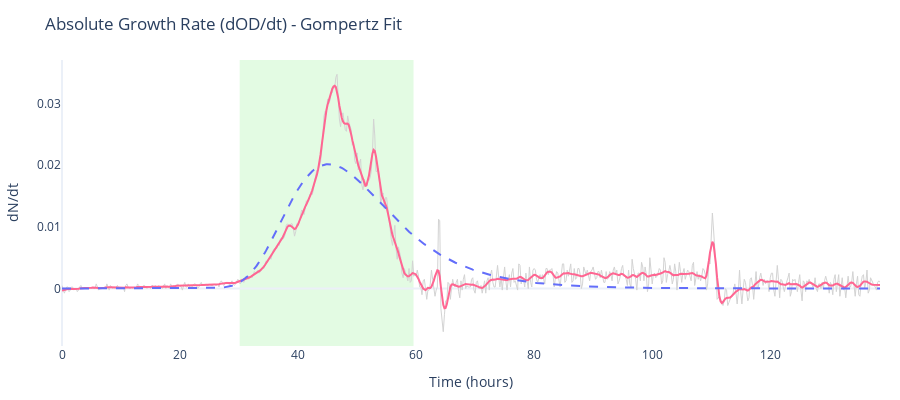

The code cell stored with this chart in its notebook:
### Code cell
# Plot the absolute growth rate (dN/dt) over time
# This shows the raw rate of OD change (not normalized by population size)
fig_dndt = gc.plot.plot_derivative_metric(
    time,
    data,
    metric="dndt",  # Absolute growth rate: dOD/dt
    fit_result=gompertz_fit,  # Include model-derived dN/dt curve
    phase_boundaries=(
        gompertz_stats["exp_phase_start"],
        gompertz_stats["exp_phase_end"],
    ),
    title="Absolute Growth Rate (dOD/dt) - Gompertz Fit",
)

fig_dndt.show()

### Figure 1 — Plotly figure (JSON) as saved in the notebook; plotly's stock layout.template omitted (floating-point values rounded to 4 significant figures; data arrays with more than 128 entries replaced by an {"elided": "..."} marker saying what was removed)
{"data": [{"hovertemplate": "Time=%{x:.2f}<br>dN/dt (raw)=%{y:.4f}<extra></extra>", "line": {"color": "lightgrey", "width": 1}, "mode": "lines", "name": "Raw", "showlegend": false, "type": "scatter", "x": {"elided": "694 float values"}, "y": {"elided": "694 float values"}}, {"hovertemplate": ["Time=%{x:.2f}<br>dN/dt (smoothed)=%{y:.4f}<extra></extra>"], "line": {"color": "#FF6692", "width": 2}, "mode": "lines", "name": "Smoothed", "showlegend": false, "type": "scatter", "x": {"elided": "694 float values"}, "y": {"elided": "694 float values"}}, {"hovertemplate": "Time=%{x:.2f}<br>dN/dt (fitted)=%{y:.4f}<extra></extra>", "line": {"color": "#636EFA", "dash": "dash", "width": 2}, "mode": "lines", "name": "Fitted", "showlegend": false, "type": "scatter", "x": {"elided": "694 float values"}, "y": {"elided": "694 float values"}}], "layout": {"height": 400, "margin": {"b": 40, "l": 40, "r": 20, "t": 60}, "paper_bgcolor": "white", "plot_bgcolor": "white", "shapes": [{"fillcolor": "lightgreen", "layer": "below", "line": {"width": 0}, "opacity": 0.25, "type": "rect", "x0": 30.1, "x1": 59.56, "xref": "x", "y0": 0, "y1": 1, "yref": "y domain"}], "showlegend": false, "title": {"text": "Absolute Growth Rate (dOD/dt) - Gompertz Fit"}, "xaxis": {"range": [0, 138.6], "showgrid": false, "title": {"text": "Time (hours)"}}, "yaxis": {"showgrid": false, "title": {"text": "dN/dt"}}}}
